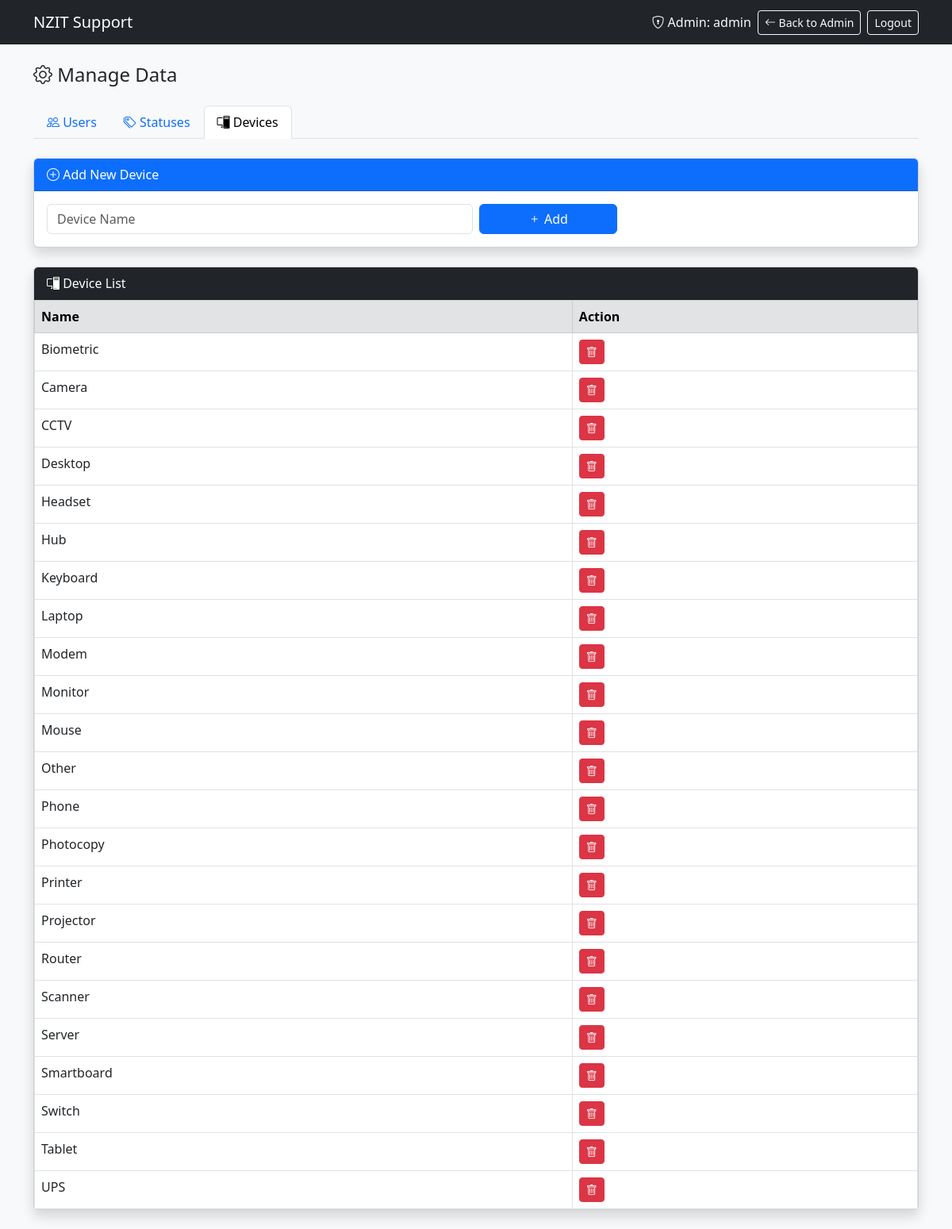
/manage.php?tab=devices (signed in), run on an earlier commit of the app's database.
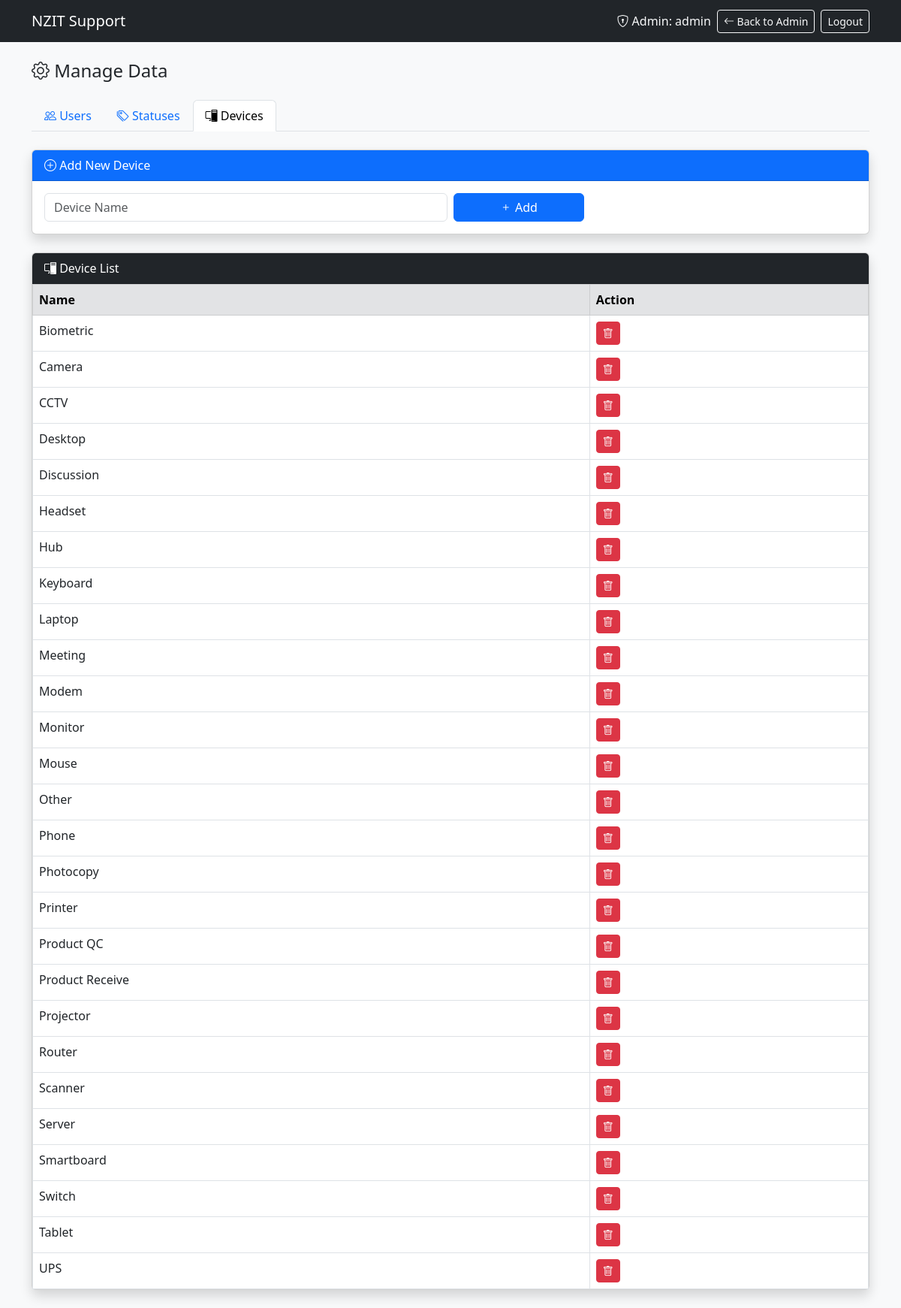
And on a later commit of the database.
### tables this page shows
CREATE TABLE `devices` (
  `id` int(11) NOT NULL AUTO_INCREMENT,
  `name` varchar(100) NOT NULL,
  PRIMARY KEY (`id`),
  UNIQUE KEY `name` (`name`)
);

### manage.php (the view, shortened to what this page needs)
<?php
require_once 'config.php';
$tab = $_GET['tab'] ?? 'users';
$devices = $conn->query("SELECT * FROM devices ORDER BY name");
$users = $conn->query("SELECT * FROM user_registry ORDER BY name");
?>
<!DOCTYPE html>
<html lang="en">
<head>
    <link href="https://cdn.jsdelivr.net/npm/bootstrap@5.3.0/dist/css/bootstrap.min.css" rel="stylesheet">
    <link href="https://cdn.jsdelivr.net/npm/bootstrap-icons@1.11.0/font/bootstrap-icons.css" rel="stylesheet">
</head>
<body class="bg-light">
    <nav class="navbar navbar-expand-lg navbar-dark bg-dark">
        <div class="container">
            <a class="navbar-brand" href="index.php">NZIT Support</a>
            <div class="d-flex align-items-center gap-2">
                <span class="text-light">
                    <i class="bi bi-shield-lock"></i> Admin: <?= htmlspecialchars($_SESSION['username']) ?>
                </span>
                <a href="admin.php" class="btn btn-outline-light btn-sm">
                    <i class="bi bi-arrow-left"></i> Back to Admin
                </a>
                <a href="logout.php" class="btn btn-outline-light btn-sm">Logout</a>
            </div>
        </div>
    </nav>
    <div class="container py-4">
        <h4 class="mb-4"><i class="bi bi-gear"></i> Manage Data</h4>
        <ul class="nav nav-tabs mb-4">
            <li class="nav-item">
                <a class="nav-link <?= $tab === 'users' ? 'active' : '' ?>" href="?tab=users">
                    <i class="bi bi-people"></i> Users
                </a>
            </li>
            <li class="nav-item">
                <a class="nav-link <?= $tab === 'statuses' ? 'active' : '' ?>" href="?tab=statuses">
                    <i class="bi bi-tags"></i> Statuses
                </a>
            </li>
            <li class="nav-item">
                <a class="nav-link <?= $tab === 'devices' ? 'active' : '' ?>" href="?tab=devices">
                    <i class="bi bi-pc-display"></i> Devices
                </a>
            </li>
        </ul>
        <?php if ($tab === 'users'): ?>
        <div class="card shadow mb-4">
            <div class="card-header bg-primary text-white">
                <i class="bi bi-person-plus"></i> Add New User
            </div>
            <div class="card-body">
                <form method="post" class="row g-2">
                    <div class="col-md-2">
                        <input type="text" name="oid" class="form-control" placeholder="OID" required>
                    </div>
                    <div class="col-md-3">
                        <input type="text" name="name" class="form-control" placeholder="Full Name" required>
                    </div>
                    <div class="col-md-3">
                        <input type="text" name="designation" class="form-control" placeholder="Designation">
                    </div>
                    <div class="col-md-2">
                        <input type="text" name="department" class="form-control" placeholder="Department">
                    </div>
                    <div class="col-md-1">
                        <input type="text" name="phone" class="form-control" placeholder="Phone">
                    </div>
                    <div class="col-md-1">
                        <button type="submit" name="add_user_registry" class="btn btn-primary w-100">
                            <i class="bi bi-plus"></i>
                        </button>
                    </div>
                </form>
            </div>
        </div>
        <div class="card shadow mb-4">
            <div class="card-header bg-success text-white">
                <i class="bi bi-file-earmark-excel"></i> Import Users from Excel/CSV
            </div>
            <div class="card-body">
                <form method="post" enctype="multipart/form-data" class="row g-2">
                    <div class="col-md-6">
                        <input type="file" name="user_excel" class="form-control" accept=".xlsx,.csv" required>
                    </div>
                    <div class="col-md-2">
                        <button type="submit" name="import_users" class="btn btn-success">
                            <i class="bi bi-upload"></i> Import
                        </button>
                    </div>
                </form>
                <small class="text-muted">Format: OID, Name, Designation, Department, Phone (header row required)</small>
            </div>
        </div>
        <div class="card shadow">
            <div class="card-header bg-dark text-white">
                <i class="bi bi-people"></i> User Registry
            </div>
            <div class="card-body p-0">
                <div class="table-responsive">
                    <table class="table table-bordered mb-0">
                        <thead class="table-secondary">
                            <tr><th>OID</th><th>Name</th><th>Designation</th><th>Department</th><th>Phone</th><th>Action</th></tr>
                        </thead>
                        <tbody>
                            <?php if ($users && $users->num_rows > 0): ?>
                                <?php while ($u = $users->fetch_assoc()): ?>
                                <tr>
                                    <td><code><?= htmlspecialchars($u['oid']) ?></code></td>
                                    <td><?= htmlspecialchars($u['name']) ?></td>
                                    <td><?= htmlspecialchars($u['designation'] ?: '-') ?></td>
                                    <td><?= htmlspecialchars($u['department'] ?: '-') ?></td>
                                    <td><?= htmlspecialchars($u['phone'] ?: '-') ?></td>
                                    <td>
                                        <form method="post" onsubmit="return confirm('Delete this user?')">
                                            <input type="hidden" name="id" value="<?= $u['id'] ?>">
                                            <button type="submit" name="delete_user_registry" class="btn btn-danger btn-sm">
                                                <i class="bi bi-trash"></i>
                                            </button>
                                        </form>
                                    </td>
                                </tr>
                                <?php endwhile; ?>
                            <?php else: ?>
                                <tr><td colspan="6" class="text-center text-muted py-3">No users found.</td></tr>
                            <?php endif; ?>
                        </tbody>
                    </table>
                </div>
            </div>
        </div>
        <?php elseif ($tab === 'devices'): ?>
        <div class="card shadow mb-4">
            <div class="card-header bg-primary text-white">
                <i class="bi bi-plus-circle"></i> Add New Device
            </div>
            <div class="card-body">
                <form method="post" class="row g-2">
                    <div class="col-md-6">
                        <input type="text" name="name" class="form-control" placeholder="Device Name" required>
                    </div>
                    <div class="col-md-2">
                        <button type="submit" name="add_device" class="btn btn-primary w-100">
                            <i class="bi bi-plus"></i> Add
                        </button>
                    </div>
                </form>
            </div>
        </div>
        <div class="card shadow">
            <div class="card-header bg-dark text-white">
                <i class="bi bi-pc-display"></i> Device List
            </div>
            <div class="card-body p-0">
                <div class="table-responsive">
                    <table class="table table-bordered mb-0">
                        <thead class="table-secondary">
                            <tr><th>Name</th><th>Action</th></tr>
                        </thead>
                        <tbody>
                            <?php if ($devices && $devices->num_rows > 0): ?>
                                <?php while ($d = $devices->fetch_assoc()): ?>
                                <tr>
                                    <td><?= htmlspecialchars($d['name']) ?></td>
                                    <td>
                                        <form method="post" onsubmit="return confirm('Delete device <?= htmlspecialchars($d['name']) ?>?')">
                                            <button type="submit" name="delete_device" class="btn btn-danger btn-sm">
                                                <i class="bi bi-trash"></i>
                                            </button>
                                        </form>
                                    </td>
                                </tr>
                                <?php endwhile; ?>
                            <?php else: ?>
                                <tr><td colspan="2" class="text-center text-muted py-3">No devices found.</td></tr>
                            <?php endif; ?>
                        </tbody>
                    </table>
                </div>
            </div>
        </div>
        <?php endif; ?>
    </div>
</body>
</html>

What changed in the data, as far as the page shows it:
added devices: name "Discussion"
added devices: name "Meeting"
added devices: name "Product QC"
added devices: name "Product Receive"
